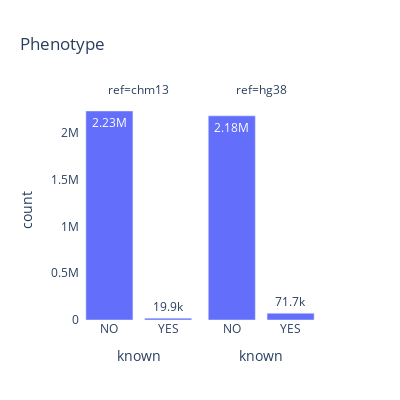

Source (notebook cell):
### Code cell
fig = px.bar(tab_sub, x="known", y="count", facet_col='ref',
            width=400, height=400,
            text_auto='.3s',
            title="Phenotype")
fig.update_layout(plot_bgcolor='white')

fig.show()

### Figure 1 — Plotly figure (JSON) as saved in the notebook; plotly's stock layout.template omitted (floating-point values rounded to 4 significant figures)
{"data": [{"alignmentgroup": "True", "hovertemplate": "ref=chm13<br>known=%{x}<br>count=%{y}<extra></extra>", "legendgroup": "", "marker": {"color": "#636efa", "pattern": {"shape": ""}}, "name": "", "offsetgroup": "", "orientation": "v", "showlegend": false, "textposition": "auto", "texttemplate": "%{y:.3s}", "type": "bar", "x": ["NO", "YES"], "xaxis": "x", "y": [2230820, 19937], "yaxis": "y"}, {"alignmentgroup": "True", "hovertemplate": "ref=hg38<br>known=%{x}<br>count=%{y}<extra></extra>", "legendgroup": "", "marker": {"color": "#636efa", "pattern": {"shape": ""}}, "name": "", "offsetgroup": "", "orientation": "v", "showlegend": false, "textposition": "auto", "texttemplate": "%{y:.3s}", "type": "bar", "x": ["NO", "YES"], "xaxis": "x2", "y": [2179034, 71723], "yaxis": "y2"}], "layout": {"annotations": [{"font": {}, "showarrow": false, "text": "ref=chm13", "x": 0.245, "xanchor": "center", "xref": "paper", "y": 1, "yanchor": "bottom", "yref": "paper"}, {"font": {}, "showarrow": false, "text": "ref=hg38", "x": 0.755, "xanchor": "center", "xref": "paper", "y": 1, "yanchor": "bottom", "yref": "paper"}], "barmode": "relative", "height": 400, "legend": {"tracegroupgap": 0}, "plot_bgcolor": "white", "title": {"text": "Phenotype"}, "width": 400, "xaxis": {"anchor": "y", "autorange": true, "domain": [0, 0.49], "range": [-0.5, 1.5], "title": {"text": "known"}, "type": "category"}, "xaxis2": {"anchor": "y2", "autorange": true, "domain": [0.51, 1], "matches": "x", "range": [-0.5, 1.5], "title": {"text": "known"}, "type": "category"}, "yaxis": {"anchor": "x", "autorange": true, "domain": [0, 1], "range": [0, 2348000.0], "title": {"text": "count"}, "type": "linear"}, "yaxis2": {"anchor": "x2", "autorange": true, "domain": [0, 1], "matches": "y", "range": [0, 2348000.0], "showticklabels": false, "type": "linear"}}}
